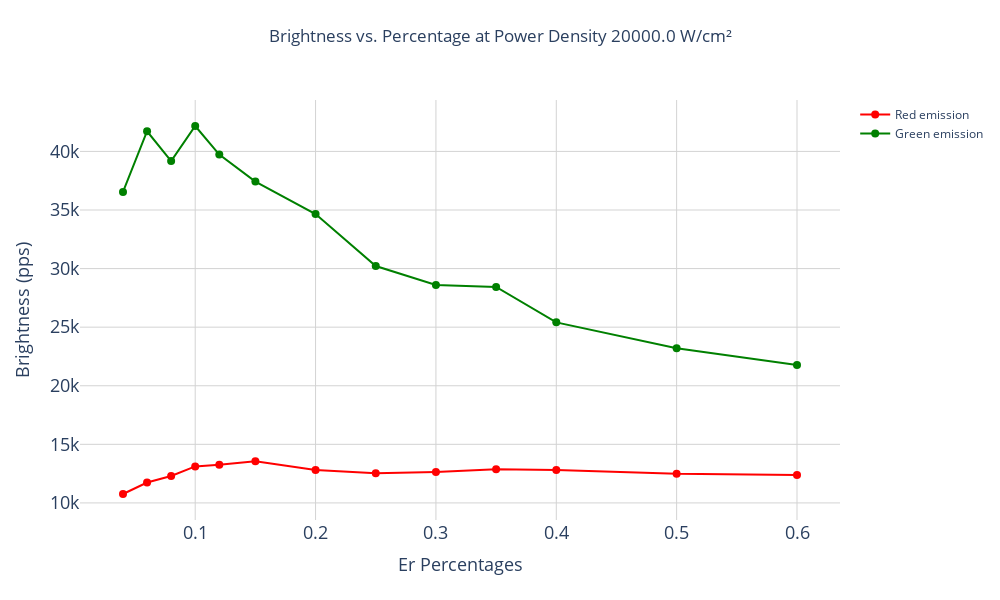

The cell this chart's notebook holds for it:
### Code cell
# Import the SinglePowerDensityPlot class from the OptimalPercentage module
from OptimalPercentage import SinglePowerDensityPlot


# Provide a list of available power densities
available_power_densities = sorted({k for subdict in data.values() for k in subdict.keys()})
print(f'Available power densities: {available_power_densities}')

# Prompt the user to select a power density
selected_power_density = float(input(f'Input a power density from the above options: '))

# Generate the single power density plot
single_plot = SinglePowerDensityPlot(data, selected_power_density)
single_plot.generate_plot(output_file='single_power_density_plot.html')

### Figure 1 — Plotly figure (JSON) as saved in the notebook; plotly's stock layout.template omitted (floating-point values rounded to 4 significant figures)
{"data": [{"line": {"color": "red"}, "marker": {"size": 8}, "mode": "lines+markers", "name": "Red emission", "type": "scatter", "x": [0.04, 0.06, 0.08, 0.1, 0.12, 0.15, 0.2, 0.25, 0.3, 0.35, 0.4, 0.5, 0.6], "y": [10760.0, 11740.0, 12290.0, 13110.0, 13250.0, 13560.0, 12810.0, 12530.0, 12650.0, 12870.0, 12810.0, 12480.0, 12390.0]}, {"line": {"color": "green"}, "marker": {"size": 8}, "mode": "lines+markers", "name": "Green emission", "type": "scatter", "x": [0.04, 0.06, 0.08, 0.1, 0.12, 0.15, 0.2, 0.25, 0.3, 0.35, 0.4, 0.5, 0.6], "y": [36540.0, 41720.0, 39170.0, 42170.0, 39730.0, 37420.0, 34650.0, 30220.0, 28600.0, 28430.0, 25410.0, 23210.0, 21770.0]}], "layout": {"height": 600, "title": {"text": "Brightness vs. Percentage at Power Density 20000.0 W/cm²", "x": 0.5, "y": 0.95}, "width": 1000, "xaxis": {"gridcolor": "lightgrey", "showgrid": true, "tickfont": {"size": 18}, "title": {"font": {"size": 18}, "text": "Er Percentages"}, "type": "linear"}, "yaxis": {"gridcolor": "lightgrey", "showgrid": true, "tickfont": {"size": 18}, "title": {"font": {"size": 18}, "text": "Brightness (pps)"}, "type": "linear"}}}
